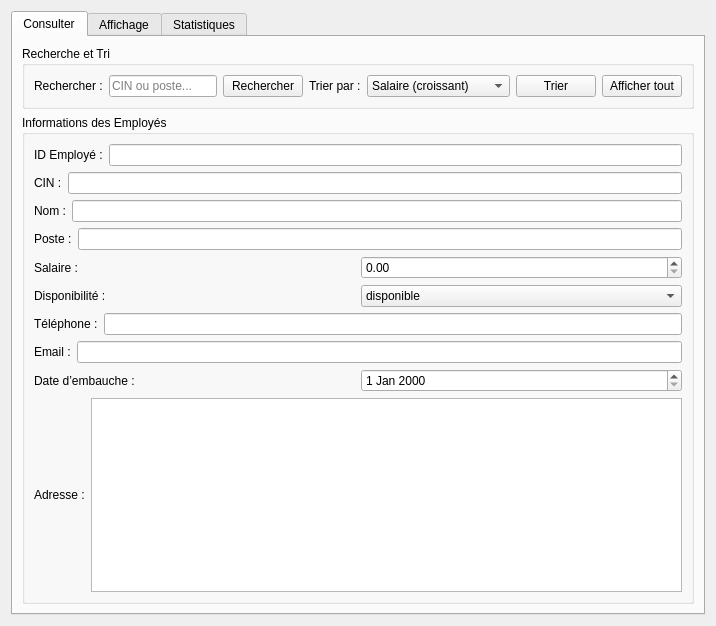
<?xml version="1.0" encoding="UTF-8"?>
<ui version="4.0">
 <class>EmployeWidget</class>
 <widget class="QWidget" name="EmployeWidget">
  <layout class="QVBoxLayout" name="verticalLayout">
   <item>
    <widget class="QTabWidget" name="tabWidget">
     <property name="currentIndex">
      <number>0</number>
     </property>
     <widget class="QWidget" name="tabConsulter">
      <attribute name="title">
       <string>Consulter</string>
      </attribute>
      <layout class="QVBoxLayout" name="verticalLayoutConsulter">
       <item>
        <widget class="QGroupBox" name="groupRechercheEtTri">
         <property name="title">
          <string>Recherche et Tri</string>
         </property>
         <layout class="QHBoxLayout" name="horizontalRechercheEtTri">
          <item><widget class="QLabel" name="labelRechercher"><property name="text"><string>Rechercher :</string></property></widget></item>
          <item><widget class="QLineEdit" name="lineEditRecherche"><property name="placeholderText"><string>CIN ou poste...</string></property></widget></item>
          <item><widget class="QPushButton" name="btnRechercher"><property name="text"><string>Rechercher</string></property></widget></item>
          <item><widget class="QLabel" name="labelTrierPar"><property name="text"><string>Trier par :</string></property></widget></item>
          <item>
           <widget class="QComboBox" name="comboBoxTri">
            <item><property name="text"><string>Salaire (croissant)</string></property></item>
            <item><property name="text"><string>Salaire (décroissant)</string></property></item>
           </widget>
          </item>
          <item><widget class="QPushButton" name="btnTrier"><property name="text"><string>Trier</string></property></widget></item>
          <item><widget class="QPushButton" name="btnAfficherTout"><property name="text"><string>Afficher tout</string></property></widget></item>
         </layout>
        </widget>
       </item>

       <item>
        <widget class="QGroupBox" name="groupBoxInfoEmployes">
         <property name="title">
          <string>Informations des Employés</string>
         </property>
         <layout class="QVBoxLayout" name="verticalLayoutInfo">
          <item><layout class="QHBoxLayout"><item><widget class="QLabel" name="labelID"><property name="text"><string>ID Employé :</string></property></widget></item><item><widget class="QLineEdit" name="lineEditID"/></item></layout></item>
          <item><layout class="QHBoxLayout"><item><widget class="QLabel" name="labelCIN"><property name="text"><string>CIN :</string></property></widget></item><item><widget class="QLineEdit" name="lineEditCIN"/></item></layout></item>
          <item><layout class="QHBoxLayout"><item><widget class="QLabel" name="labelNom"><property name="text"><string>Nom :</string></property></widget></item><item><widget class="QLineEdit" name="lineEditNom"/></item></layout></item>
          <item><layout class="QHBoxLayout"><item><widget class="QLabel" name="labelPoste"><property name="text"><string>Poste :</string></property></widget></item><item><widget class="QLineEdit" name="lineEditPoste"/></item></layout></item>
          <item><layout class="QHBoxLayout"><item><widget class="QLabel" name="labelSalaire"><property name="text"><string>Salaire :</string></property></widget></item><item><widget class="QDoubleSpinBox" name="doubleSpinBoxSalaire"/></item></layout></item>
          <item><layout class="QHBoxLayout"><item><widget class="QLabel" name="labelDispo"><property name="text"><string>Disponibilité :</string></property></widget></item>
            <item><widget class="QComboBox" name="comboBoxDispo">
              <item><property name="text"><string>disponible</string></property></item>
              <item><property name="text"><string>en congé</string></property></item>
              <item><property name="text"><string>absent</string></property></item>
            </widget></item></layout></item>
          <item><layout class="QHBoxLayout"><item><widget class="QLabel" name="labelTelephone"><property name="text"><string>Téléphone :</string></property></widget></item><item><widget class="QLineEdit" name="lineEditTelephone"/></item></layout></item>
          <item><layout class="QHBoxLayout"><item><widget class="QLabel" name="labelEmail"><property name="text"><string>Email :</string></property></widget></item><item><widget class="QLineEdit" name="lineEditEmail"/></item></layout></item>
          <item><layout class="QHBoxLayout"><item><widget class="QLabel" name="labelDateEmbauche"><property name="text"><string>Date d’embauche :</string></property></widget></item><item><widget class="QDateEdit" name="dateEditEmbauche"/></item></layout></item>
          <item><layout class="QHBoxLayout"><item><widget class="QLabel" name="labelAdresse"><property name="text"><string>Adresse :</string></property></widget></item><item><widget class="QTextEdit" name="textEditAdresse"/></item></layout></item>
         </layout>
        </widget>
       </item>
      </layout>
     </widget>

     <widget class="QWidget" name="tabAffichage">
      <attribute name="title"><string>Affichage</string></attribute>
      <layout class="QVBoxLayout" name="verticalLayoutAffichage">
       <item>
        <widget class="QGroupBox" name="groupBoxActions">
         <property name="title"><string>Actions</string></property>
         <layout class="QHBoxLayout">
          <item><widget class="QPushButton" name="btnAjouter"><property name="text"><string>+ Ajouter</string></property></widget></item>
          <item><widget class="QPushButton" name="btnModifier"><property name="text"><string>Modifier</string></property></widget></item>
          <item><widget class="QPushButton" name="btnSupprimer"><property name="text"><string>Supprimer</string></property></widget></item>
          <item><widget class="QPushButton" name="btnAfficherTout"><property name="text"><string>Afficher Tout</string></property></widget></item>
          <item><widget class="QPushButton" name="btnVider"><property name="text"><string>Vider</string></property></widget></item>
         </layout>
        </widget>
       </item>

       <item>
        <widget class="QTableWidget" name="tableWidgetEmployes"/>
       </item>

       <item>
        <widget class="QGroupBox" name="groupBoxExport">
         <property name="title"><string>Emploi de travail</string></property>
         <layout class="QVBoxLayout">
          <item><widget class="QPushButton" name="btnExportPDF"><property name="text"><string>Exporter en PDF</string></property></widget></item>
          <item>
           <widget class="QGroupBox" name="groupBoxExportOptions">
            <property name="title"><string>Options d'exportation</string></property>
            <layout class="QVBoxLayout">
             <item><widget class="QCheckBox" name="checkBoxInclureEntete"><property name="text"><string>Inclure l'en-tête</string></property><property name="checked"><bool>true</bool></property></widget></item>
             <item><widget class="QCheckBox" name="checkBoxDateExport"><property name="text"><string>Inclure la date d'exportation</string></property><property name="checked"><bool>true</bool></property></widget></item>
            </layout>
           </widget>
          </item>
         </layout>
        </widget>
       </item>
      </layout>
     </widget>

     <widget class="QWidget" name="tabStatistiques">
      <attribute name="title"><string>Statistiques</string></attribute>
      <layout class="QVBoxLayout">
       <item>
        <widget class="QGroupBox" name="groupBoxStats">
         <property name="title"><string>Statistiques : heures des travails des employés</string></property>
         <layout class="QGridLayout">
          <item row="0" column="0"><widget class="QLabel" name="labelTotalEmployes"><property name="text"><string>Heures de travail des employés :</string></property></widget></item>
          <item row="0" column="1"><widget class="QLabel" name="labelTotalEmployesValeur"><property name="text"><string>0</string></property></widget></item>
          <item row="1" column="0"><widget class="QPushButton" name="btnActualiserStats"><property name="text"><string>Actualiser les heures</string></property></widget></item>
         </layout>
        </widget>
       </item>
      </layout>
     </widget>

    </widget>
   </item>
  </layout>
 </widget>
 <resources/>
 <connections/>
</ui>
